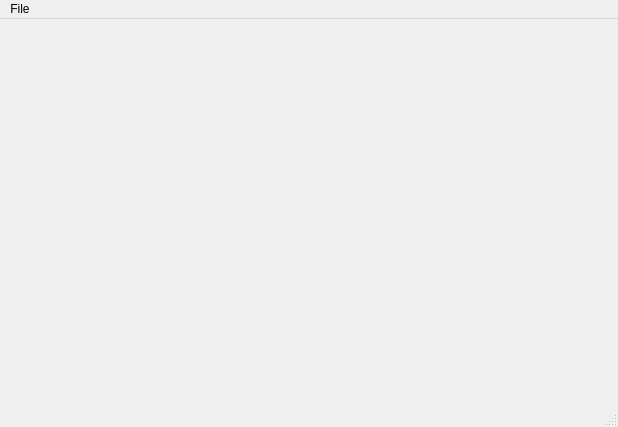
<?xml version="1.0" encoding="UTF-8"?>
<ui version="4.0">
 <class>MainWindow</class>
 <widget class="QMainWindow" name="MainWindow">
  <property name="geometry">
   <rect>
    <x>0</x>
    <y>0</y>
    <width>618</width>
    <height>427</height>
   </rect>
  </property>
  <property name="windowTitle">
   <string>Nouka Tech. Multispectral Calibrator</string>
  </property>
  <widget class="QWidget" name="centralWidget">
   <layout class="QVBoxLayout" name="verticalLayout_2">
    <item>
     <layout class="QHBoxLayout" name="horizontalLayout"/>
    </item>
   </layout>
  </widget>
  <widget class="QMenuBar" name="menuBar">
   <property name="geometry">
    <rect>
     <x>0</x>
     <y>0</y>
     <width>618</width>
     <height>29</height>
    </rect>
   </property>
   <property name="nativeMenuBar">
    <bool>false</bool>
   </property>
   <widget class="QMenu" name="menuFile">
    <property name="title">
     <string>File</string>
    </property>
    <addaction name="actionCalibrate_Pose"/>
    <addaction name="actionCalibrate_spectrum"/>
    <addaction name="separator"/>
    <addaction name="actionQuit"/>
   </widget>
   <addaction name="menuFile"/>
  </widget>
  <widget class="QStatusBar" name="statusBar"/>
  <action name="actionCalibrate_Pose">
   <property name="text">
    <string>Calibrate Pose</string>
   </property>
  </action>
  <action name="actionCalibrate_spectrum">
   <property name="text">
    <string>Calibrate Spectrum</string>
   </property>
  </action>
  <action name="actionQuit">
   <property name="text">
    <string>Quit</string>
   </property>
  </action>
 </widget>
 <layoutdefault spacing="6" margin="11"/>
 <resources/>
 <connections/>
</ui>
